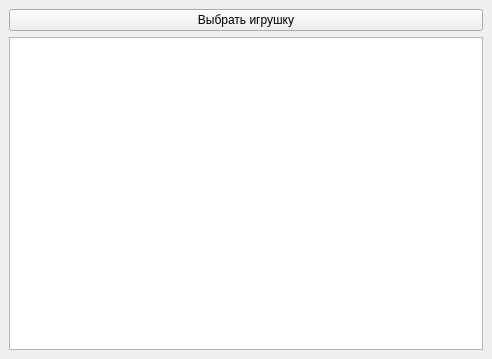
<?xml version="1.0" encoding="UTF-8"?>
<ui version="4.0">
 <class>MainWindow</class>
 <widget class="QMainWindow" name="MainWindow">
  <property name="geometry">
   <rect>
    <x>0</x>
    <y>0</y>
    <width>492</width>
    <height>359</height>
   </rect>
  </property>
  <property name="windowTitle">
   <string>Выбор игрушки</string>
  </property>
  <widget class="QWidget" name="centralwidget">
   <layout class="QGridLayout" name="gridLayout">
    <item row="0" column="0">
     <layout class="QVBoxLayout" name="verticalLayout">
      <item>
       <widget class="QPushButton" name="startSelectorButton">
        <property name="text">
         <string>Выбрать игрушку</string>
        </property>
       </widget>
      </item>
      <item>
       <widget class="QTableWidget" name="toyTable"/>
      </item>
     </layout>
    </item>
   </layout>
  </widget>
 </widget>
 <resources/>
 <connections/>
</ui>
